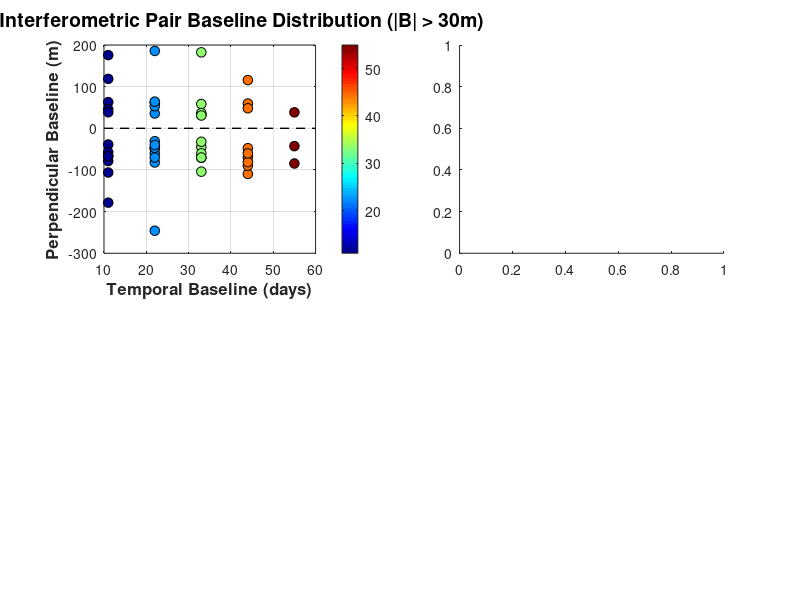

The MATLAB script that drew this image: (Note: this script raises an error after producing the figure.)
%% InSAR Interferometric Pair Baseline Plotting Script - Enhanced Version
% Author: AI Assistant
% Date: 2025-12-14
% Function: Read InSAR baseline data and plot professional baseline charts

clear; clc; close all;

%% 1. Data Reading and Parsing - Enhanced version for irregular spaces
% Assume data file path
data_path = '/media/mlxg/d/zjc/tianyi2/INTF/baseline';

% Method 1: If file exists, read using a more flexible approach
if exist(data_path, 'file')
    fprintf('Reading data from file: %s\n', data_path);
    
    % Read entire file content
    fid = fopen(data_path, 'r');
    file_content = fread(fid, '*char')';
    fclose(fid);
    
    % Split by lines
    lines = strsplit(file_content, '\n');
    
    % Initialize storage arrays
    date_pairs = {};
    baseline = [];
    time_interval = [];
    
    % Parse line by line
    line_count = 0;
    for i = 1:length(lines)
        line = strtrim(lines{i});
        if isempty(line) || all(line == ' ')
            continue; % Skip empty lines
        end
        
        % Use regular expression to match data pattern
        tokens = regexp(line, '(\d{8}-\d{8})\s+([-\d\.]+)\s+(\d+)', 'tokens');
        
        if ~isempty(tokens)
            line_count = line_count + 1;
            date_pairs{line_count, 1} = tokens{1}{1};
            baseline(line_count, 1) = str2double(tokens{1}{2});
            time_interval(line_count, 1) = str2double(tokens{1}{3});
        else
            fprintf('Warning: Line %d format mismatch: %s\n', i, line);
        end
    end
    
    fprintf('Successfully parsed %d lines of data\n', line_count);
    
else
    % Method 2: Use provided hard-coded data directly
    fprintf('File does not exist, using provided hard-coded data\n');
    
    % Use your provided data directly
    date_pairs = {
        '20231007-20231029'; '20231007-20231109'; '20231007-20231120'; '20231007-20231201';
        '20231029-20231109'; '20231029-20231120'; '20231029-20231201'; '20231029-20231212';
        '20231109-20231120'; '20231109-20231201'; '20231109-20231212'; '20231109-20231223';
        '20231120-20231201'; '20231120-20231212'; '20231120-20231223'; '20231120-20240103';
        '20231201-20231212'; '20231201-20231223'; '20231201-20240103'; '20231201-20240114';
        '20231212-20231223'; '20231212-20240103'; '20231212-20240114'; '20231212-20240125';
        '20231223-20240103'; '20231223-20240114'; '20231223-20240125'; '20231223-20240205';
        '20240103-20240114'; '20240103-20240125'; '20240103-20240205'; '20240103-20240216';
        '20240114-20240125'; '20240114-20240205'; '20240114-20240216'; '20240114-20240227';
        '20240125-20240205'; '20240125-20240216'; '20240125-20240227'; '20240125-20240309';
        '20240205-20240216'; '20240205-20240227'; '20240205-20240309'; '20240205-20240331';
        '20240216-20240227'; '20240216-20240309'; '20240216-20240331'; '20240216-20240411';
        '20240227-20240309'; '20240227-20240331'; '20240227-20240411'; '20240227-20240422';
        '20240309-20240331'; '20240309-20240411'; '20240309-20240422'; '20240309-20240503';
        '20240331-20240411'; '20240331-20240422'; '20240331-20240503'; '20240331-20240514';
        '20240411-20240422'; '20240411-20240503'; '20240411-20240514'; '20240411-20240525';
        '20240422-20240503'; '20240422-20240514'; '20240422-20240525'; '20240422-20240605';
        '20240503-20240514'; '20240503-20240525'; '20240503-20240605'; '20240514-20240525';
        '20240514-20240605'; '20240525-20240605'
    };
    
    baseline = [
        -31.0311; 31.8504; -7.1064; -17.3900; 62.8824; 23.9260; 13.6424; 59.4929;
        -38.8458; -49.1651; -3.3708; -109.5231; -10.2834; 35.5662; -70.6315; 48.0178;
        45.8498; -60.3496; 58.3021; 0.9254; -106.1517; 12.4690; -44.8712; -69.5713;
        118.6573; 61.2838; 36.5886; 14.5523; -57.3754; -82.0701; -104.0995; -89.7032;
        -24.6954; -46.7279; -32.3336; 6.1228; -22.0345; -7.6377; 30.8175; -47.7201;
        14.3964; 52.8538; -25.6850; 38.3713; 38.4561; -40.0830; 23.9732; -42.7729;
        -78.5356; -14.4826; -81.2237; -84.5247; 64.0584; -2.6925; -5.9943; 3.9295;
        -66.7434; -70.0445; -60.1277; 115.6578; -3.3002; 6.6214; 182.4055; 3.7948;
        9.9253; 185.7160; 7.0946; -60.2357; 175.7891; -2.8294; -70.1563; -178.6029;
        -245.9152; -67.3283
    ];
    
    time_interval = [
        22; 33; 44; 55; 11; 22; 33; 44; 11; 22; 33; 44; 11; 22; 33; 44;
        11; 22; 33; 44; 11; 22; 33; 44; 11; 22; 33; 44; 11; 22; 33; 44;
        11; 22; 33; 44; 11; 22; 33; 44; 11; 22; 33; 55; 11; 22; 44; 55;
        11; 33; 44; 55; 22; 33; 44; 55; 11; 22; 33; 44; 11; 22; 33; 44;
        11; 22; 33; 44; 11; 22; 33; 11; 22; 11
    ];
end

%% 2. Data Preprocessing
% Extract master image dates (first 8 digits of each date pair)
master_dates = cell(length(date_pairs), 1);
slave_dates = cell(length(date_pairs), 1);

for i = 1:length(date_pairs)
    dates = strsplit(date_pairs{i}, '-');
    master_dates{i} = dates{1};
    slave_dates{i} = dates{2};
end

% Convert date strings to MATLAB date format
master_datenum = datenum(master_dates, 'yyyymmdd');
slave_datenum = datenum(slave_dates, 'yyyymmdd');

% Calculate temporal baseline (days)
temporal_baseline = slave_datenum - master_datenum;

%% 3. Data Filtering - Remove data with absolute baseline value <= 60m
fprintf('\n=== Data Filtering ===\n');
fprintf('Original number of interferometric pairs: %d\n', length(baseline));

% Create filter mask: keep only data where |baseline| > 60
filter_mask = abs(baseline) > 30;

% Apply filter to all data arrays
date_pairs_filtered = date_pairs(filter_mask);
baseline_filtered = baseline(filter_mask);
time_interval_filtered = time_interval(filter_mask);
master_dates_filtered = master_dates(filter_mask);
slave_dates_filtered = slave_dates(filter_mask);
master_datenum_filtered = master_datenum(filter_mask);
slave_datenum_filtered = slave_datenum(filter_mask);
temporal_baseline_filtered = temporal_baseline(filter_mask);

fprintf('Number of pairs after filtering (|baseline| > 30m): %d\n', length(baseline_filtered));
fprintf('Number of pairs removed: %d\n', length(baseline) - length(baseline_filtered));

% Calculate percentage removed
removed_percentage = (length(baseline) - length(baseline_filtered)) / length(baseline) * 100;
fprintf('Percentage removed: %.1f%%\n', removed_percentage);

%% 4. Create Research-Quality Figures
figure('Position', [100, 100, 1200, 800], 'Color', 'white');

% Subplot 1: Perpendicular baseline vs Temporal baseline
subplot(2, 2, 1);
scatter(temporal_baseline_filtered, baseline_filtered, 50, time_interval_filtered, 'filled', 'MarkerEdgeColor', 'k', 'LineWidth', 0.5);
colormap(jet);
colorbar;
xlabel('Temporal Baseline (days)', 'FontSize', 12, 'FontWeight', 'bold');
ylabel('Perpendicular Baseline (m)', 'FontSize', 12, 'FontWeight', 'bold');
title('InSAR Interferometric Pair Baseline Distribution (|B| > 30m)', 'FontSize', 14, 'FontWeight', 'bold');
grid on;
box on;

% Add zero baseline reference line
hold on;
plot(xlim, [0 0], 'k--', 'LineWidth', 1);
hold off;

% Subplot 2: Perpendicular baseline histogram
subplot(2, 2, 2);
histogram(baseline_filtered, 20, 'FaceColor', [0.2, 0.6, 0.8], 'EdgeColor', 'k');
xlabel('Perpendicular Baseline (m)', 'FontSize', 12, 'FontWeight', 'bold');
ylabel('Frequency', 'FontSize', 12, 'FontWeight', 'bold');
title('Perpendicular Baseline Distribution Histogram (|B| > 34m)', 'FontSize', 14, 'FontWeight', 'bold');
grid on;
box on;

% Add statistical information
mean_baseline = mean(baseline_filtered);
std_baseline = std(baseline_filtered);
text(0.05, 0.95, sprintf('Mean: %.2f m\nStd: %.2f m', mean_baseline, std_baseline), ...
    'Units', 'normalized', 'FontSize', 10, 'BackgroundColor', 'white');

% Subplot 3: Temporal baseline histogram
subplot(2, 2, 3);
histogram(temporal_baseline_filtered, 15, 'FaceColor', [0.8, 0.4, 0.2], 'EdgeColor', 'k');
xlabel('Temporal Baseline (days)', 'FontSize', 12, 'FontWeight', 'bold');
ylabel('Frequency', 'FontSize', 12, 'FontWeight', 'bold');
title('Temporal Baseline Distribution Histogram', 'FontSize', 14, 'FontWeight', 'bold');
grid on;
box on;

% Add statistical information
mean_temporal = mean(temporal_baseline_filtered);
std_temporal = std(temporal_baseline_filtered);
text(0.05, 0.95, sprintf('Mean: %.1f days\nStd: %.1f days', mean_temporal, std_temporal), ...
    'Units', 'normalized', 'FontSize', 10, 'BackgroundColor', 'white');

% Subplot 4: Baseline variation over time
subplot(2, 2, 4);
% Sort by master image date
[master_datenum_sorted, sort_idx] = sort(master_datenum_filtered);
baseline_sorted = baseline_filtered(sort_idx);

plot(master_datenum_sorted, baseline_sorted, 'b-o', 'LineWidth', 1.5, 'MarkerSize', 4);
xlabel('Master Image Date', 'FontSize', 12, 'FontWeight', 'bold');
ylabel('Perpendicular Baseline (m)', 'FontSize', 12, 'FontWeight', 'bold');
title('Perpendicular Baseline Variation Over Time (|B| > 30m)', 'FontSize', 14, 'FontWeight', 'bold');
grid on;
box on;

% Set date format
datetick('x', 'yyyy-mm', 'keepticks');

% Add zero baseline reference line
hold on;
plot(xlim, [0 0], 'k--', 'LineWidth', 1);
hold off;

%% 5. Add Overall Title and Statistical Information
sgtitle('Tianjin Region Baseline Distribution', 'FontSize', 16, 'FontWeight', 'bold');

% Add statistical information at the bottom of the figure
annotation('textbox', [0.1, 0.01, 0.8, 0.04], ...
    'String', sprintf('Data Statistics: Total pairs = %d (Filtered: |B| > 30m) | Perpendicular baseline range = [%.2f, %.2f] m | Temporal baseline range = [%d, %d] days', ...
    length(baseline_filtered), min(baseline_filtered), max(baseline_filtered), min(temporal_baseline_filtered), max(temporal_baseline_filtered)), ...
    'FontSize', 10, 'HorizontalAlignment', 'center', 'EdgeColor', 'none');

%% 6. Save Figures
% Create save directory (if it doesn't exist)
save_dir = './InSAR_baseline_plots_filtered';
if ~exist(save_dir, 'dir')
    mkdir(save_dir);
end

% Save as high-resolution PNG and PDF
saveas(gcf, fullfile(save_dir, 'InSAR_baseline_analysis_filtered.png'));
saveas(gcf, fullfile(save_dir, 'InSAR_baseline_analysis_filtered.pdf'));

fprintf('Figures saved to: %s\n', save_dir);

%% 7. Display Data Statistics
fprintf('\n=== InSAR Baseline Data Statistics (Filtered: |B| > 30m) ===\n');
fprintf('Total interferometric pairs: %d\n', length(baseline_filtered));
fprintf('Perpendicular baseline statistics:\n');
fprintf('  Minimum: %.2f m\n', min(baseline_filtered));
fprintf('  Maximum: %.2f m\n', max(baseline_filtered));
fprintf('  Mean: %.2f m\n', mean(baseline_filtered));
fprintf('  Standard deviation: %.2f m\n', std(baseline_filtered));
fprintf('Temporal baseline statistics:\n');
fprintf('  Minimum: %d days\n', min(temporal_baseline_filtered));
fprintf('  Maximum: %d days\n', max(temporal_baseline_filtered));
fprintf('  Mean: %.1f days\n', mean(temporal_baseline_filtered));
fprintf('  Standard deviation: %.1f days\n', std(temporal_baseline_filtered));

%% 8. Optional: Create 3D Scatter Plot
figure('Position', [100, 100, 800, 600], 'Color', 'white');
scatter3(temporal_baseline_filtered, baseline_filtered, time_interval_filtered, 30, baseline_filtered, 'filled');
colormap(jet);
colorbar;
xlabel('Temporal Baseline (days)', 'FontSize', 12, 'FontWeight', 'bold');
ylabel('Perpendicular Baseline (m)', 'FontSize', 12, 'FontWeight', 'bold');
zlabel('Interferometric Interval (days)', 'FontSize', 12, 'FontWeight', 'bold');
title('InSAR Interferometric Pair 3D Baseline Distribution (|B| > 30m)', 'FontSize', 14, 'FontWeight', 'bold');
grid on;
box on;
view(45, 30);

% Save 3D figure
saveas(gcf, fullfile(save_dir, 'InSAR_baseline_3D_filtered.png'));

%% 9. Create Comparison Figure (Original vs Filtered)
figure('Position', [100, 100, 1000, 400], 'Color', 'white');

% Subplot 1: Original data
subplot(1, 2, 1);
scatter(temporal_baseline, baseline, 40, 'b', 'filled', 'MarkerEdgeColor', 'k', 'LineWidth', 0.5);
xlabel('Temporal Baseline (days)', 'FontSize', 11, 'FontWeight', 'bold');
ylabel('Perpendicular Baseline (m)', 'FontSize', 11, 'FontWeight', 'bold');
title('Original Data (All Pairs)', 'FontSize', 12, 'FontWeight', 'bold');
grid on;
box on;
hold on;
plot(xlim, [0 0], 'k--', 'LineWidth', 1);
hold off;

% Add threshold lines
hold on;
plot(xlim, [30 30], 'r--', 'LineWidth', 1);
plot(xlim, [-30 -30], 'r--', 'LineWidth', 1);
hold off;

% Subplot 2: Filtered data
subplot(1, 2, 2);
scatter(temporal_baseline_filtered, baseline_filtered, 40, 'r', 'filled', 'MarkerEdgeColor', 'k', 'LineWidth', 0.5);
xlabel('Temporal Baseline (days)', 'FontSize', 11, 'FontWeight', 'bold');
ylabel('Perpendicular Baseline (m)', 'FontSize', 11, 'FontWeight', 'bold');
title(sprintf('Filtered Data (|B| > 30m, %d pairs)', length(baseline_filtered)), 'FontSize', 12, 'FontWeight', 'bold');
grid on;
box on;
hold on;
plot(xlim, [0 0], 'k--', 'LineWidth', 1);
hold off;

sgtitle('Data Filtering Comparison: Original vs Filtered (|Baseline| > 30m)', 'FontSize', 14, 'FontWeight', 'bold');

% Save comparison figure
saveas(gcf, fullfile(save_dir, 'InSAR_baseline_comparison.png'));

fprintf('\nAll figures generated successfully!\n');
